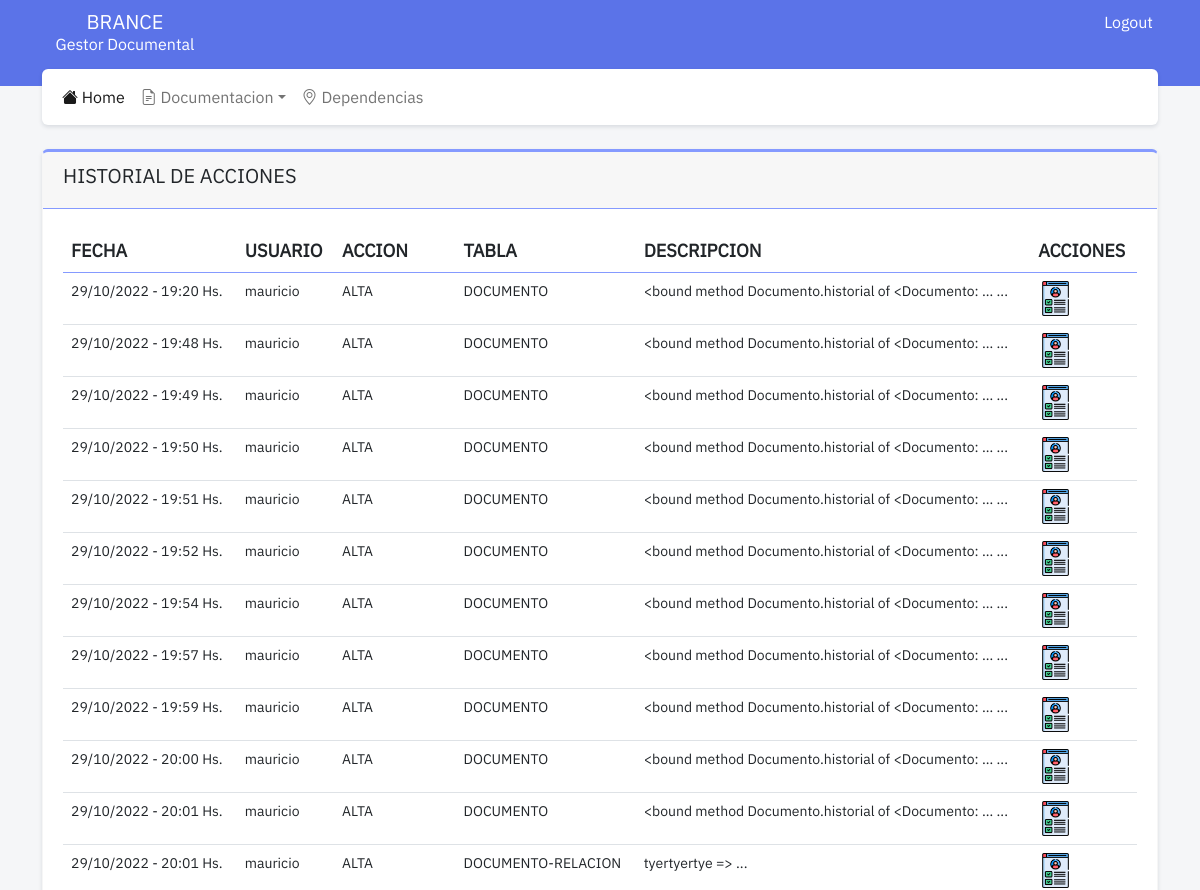
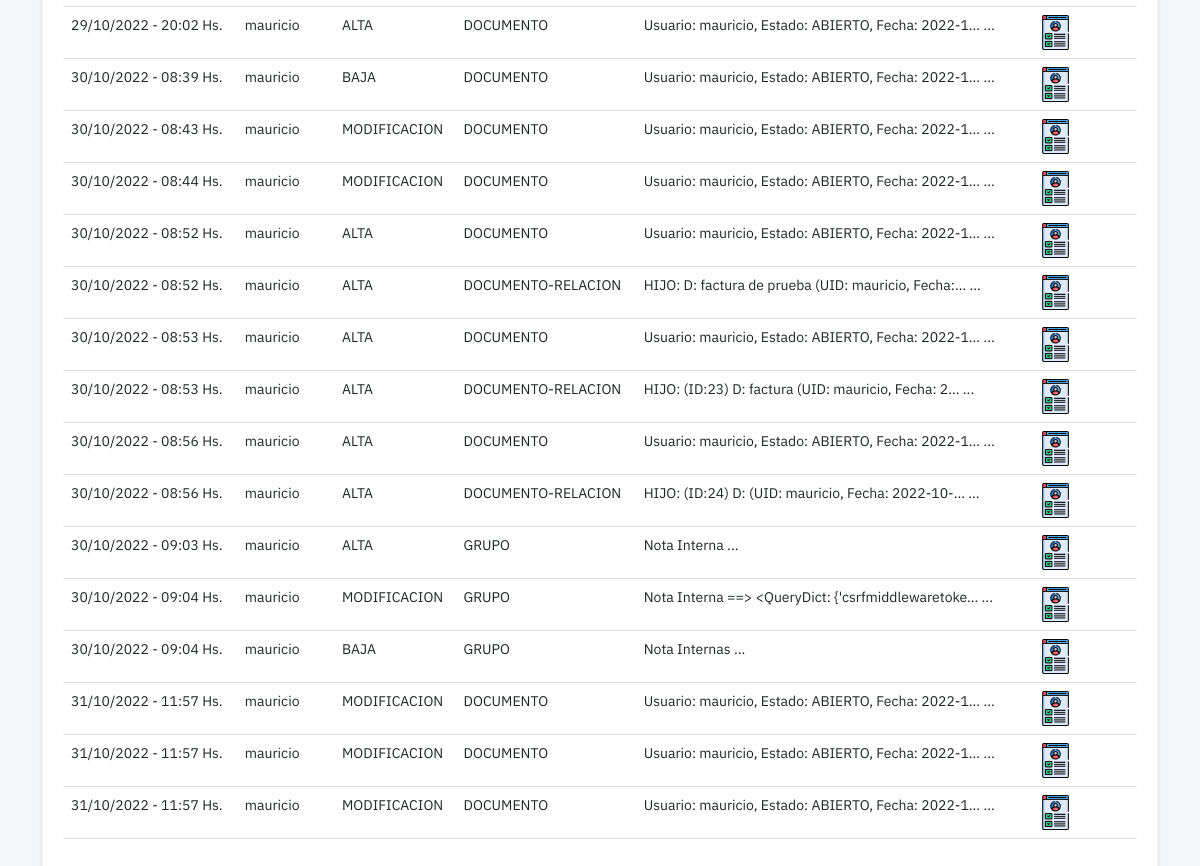
The page /historial/administracion (signed in) on the database its author committed (2 pictures, top to bottom).
### historial/models.py (models this page shows, shortened)
class Historial(models.Model):
    class Meta:
        verbose_name_plural = "Historiales"
    ACCION_CHOICES = [
        ('A', 'ALTA'),
        ('B', 'BAJA'),
        ('M', 'MODIFICACION')
    ]
    fecha = models.DateTimeField(("Fecha y Hora"), auto_now_add=True)
    usuario = models.CharField(("usuario"), max_length=50)
    accion = models.CharField(("Accion"), max_length=50, choices=ACCION_CHOICES)
    tabla = models.CharField(("Tabla"), max_length=50)
    descripcion = models.TextField(("Descripcion"))

### historial/views.py (the view)
# urls.py: path('administracion', views.administracion, name="historial_administracion"),
@login_required()
def administracion(request):
    if request.user.is_staff == False:
        return redirect('documentacion_index')
    historiales = Historial.objects.all()
    context = {
        'historiales': historiales
    }
    return render(request, 'historial_administracion.html', context)

### historial/templates/historial_administracion.html (shortened to what this page needs)
{% extends 'base.html' %}
{% load static %}
{% block content %}
<div class="card card-alternativo">
    <div class="card-header">
      <div class="row">
        <div class="col">
          <h5>HISTORIAL DE ACCIONES</h5>
        </div>
        <div class="col">
        </div>
      </div>
    </div>
    <div class="card-body">
      <table class="table responsive nowrap" id="tabla_principal">
        <thead>
            <tr>
                <th>FECHA</th>
                <th>USUARIO</th>
                <th>ACCION</th>
                <th>TABLA</th>
                <th>DESCRIPCION</th>
                <th>ACCIONES</th>
            </tr>
        </thead>
        <tbody>
            {% for historial in historiales %}
            <tr>
                <td>{{historial.fecha|date:'d/m/Y - H:i'}} Hs.</td>
                <td>{{historial.usuario}}</td>
                <td>{{historial.get_accion_display}}</td>
                <td>{{historial.tabla}}</td>
                <td>{{historial.descripcion|truncatechars:50}} ...</td>
                <td><a href="{% url 'historial_show' historial.id %}" class="imagen" title="Ver"><img width="35px" src="{% static 'assets/iconos/show.png' %}"></a></td>
            </tr>
            {% endfor %}
        </tbody>
      </table>
    </div>
  </div>
{% endblock content %}

### static/css/style.css (style rules this page uses)
:root { --radio: 0.375rem; --table-hover-bg-color: #cfe2ff; --table-hover-color: #084298; --color-tematico-principal: #859aff; --color-tematico-secundario: #5b73e8; }
html * { font-family: ibm-regular !important; }
body { background-color: #f5f6f8; }
.card { margin-bottom: 1.25rem; -webkit-box-shadow: 0 2px 4px rgba(15,34,58,.12); box-shadow: 0 2px 4px rgba(15,34,58,.12); --bs-card-spacer-y: 1.25rem; --bs-card-spacer-x: 1.25rem; --bs-card-title-spacer-y: 0.5rem; --bs-card-border-width: 1px; --bs-card-border-color: #f6f6f6; --bs-card-border-radius: 0.25rem; --bs-card-inner-border-radius: 0.25rem; --bs-card-cap-padding-y: 0.75rem; --bs-card-cap-padding-x: 1.25rem; --bs-card-cap-bg: rgba(0, 0, 0, 0.03); --bs-card-bg: #fff; --bs-card-img-overlay-padding: 1rem; --bs-card-group-margin: 0.625rem; position: relative; flex-direction: column; min-width: 0; height: var(--bs-card-height); word-wrap: break-word; background-color: var(--bs-card-bg); background-clip: border-box; border: var(--bs-card-border-width) solid var(--bs-card-border-color); border-radius: var(--radio); margin-bottom: 1.25rem; border-top: 3px solid var(--color-tematico-principal); }
.card-header { border-bottom: 1px solid var(--color-tematico-principal); }
.card-body { -webkit-box-flex: 1; -ms-flex: 1 1 auto; flex: 1 1 auto; padding: var(--bs-card-spacer-y) var(--bs-card-spacer-x); color: var(--bs-card-color); }
th { border-bottom: 2px solid #859aff; font-size: 18px; }
tbody { font-size: 14px; }

### rows shown on the page
Historial: fecha "29/10/2022 - 19:20", usuario "mauricio", accion "ALTA", tabla "DOCUMENTO", descripcion "<bound method Documento.historial of <Documento: …"
Historial: fecha "29/10/2022 - 19:48", usuario "mauricio", accion "ALTA", tabla "DOCUMENTO", descripcion "<bound method Documento.historial of <Documento: …"
Historial: fecha "29/10/2022 - 19:49", usuario "mauricio", accion "ALTA", tabla "DOCUMENTO", descripcion "<bound method Documento.historial of <Documento: …"
Historial: fecha "29/10/2022 - 19:50", usuario "mauricio", accion "ALTA", tabla "DOCUMENTO", descripcion "<bound method Documento.historial of <Documento: …"
Historial: fecha "29/10/2022 - 19:51", usuario "mauricio", accion "ALTA", tabla "DOCUMENTO", descripcion "<bound method Documento.historial of <Documento: …"
Historial: fecha "29/10/2022 - 19:52", usuario "mauricio", accion "ALTA", tabla "DOCUMENTO", descripcion "<bound method Documento.historial of <Documento: …"
Historial: fecha "29/10/2022 - 19:54", usuario "mauricio", accion "ALTA", tabla "DOCUMENTO", descripcion "<bound method Documento.historial of <Documento: …"
Historial: fecha "29/10/2022 - 19:57", usuario "mauricio", accion "ALTA", tabla "DOCUMENTO", descripcion "<bound method Documento.historial of <Documento: …"
Historial: fecha "29/10/2022 - 19:59", usuario "mauricio", accion "ALTA", tabla "DOCUMENTO", descripcion "<bound method Documento.historial of <Documento: …"
Historial: fecha "29/10/2022 - 20:00", usuario "mauricio", accion "ALTA", tabla "DOCUMENTO", descripcion "<bound method Documento.historial of <Documento: …"
Historial: fecha "29/10/2022 - 20:01", usuario "mauricio", accion "ALTA", tabla "DOCUMENTO", descripcion "<bound method Documento.historial of <Documento: …"
Historial: fecha "29/10/2022 - 20:01", usuario "mauricio", accion "ALTA", tabla "DOCUMENTO-RELACION", descripcion "tyertyertye =>"
Historial: fecha "29/10/2022 - 20:02", usuario "mauricio", accion "ALTA", tabla "DOCUMENTO", descripcion "Usuario: mauricio, Estado: ABIERTO, Fecha: 2022-1…"
Historial: fecha "30/10/2022 - 08:39", usuario "mauricio", accion "BAJA", tabla "DOCUMENTO", descripcion "Usuario: mauricio, Estado: ABIERTO, Fecha: 2022-1…"
Historial: fecha "30/10/2022 - 08:43", usuario "mauricio", accion "MODIFICACION", tabla "DOCUMENTO", descripcion "Usuario: mauricio, Estado: ABIERTO, Fecha: 2022-1…"
Historial: fecha "30/10/2022 - 08:44", usuario "mauricio", accion "MODIFICACION", tabla "DOCUMENTO", descripcion "Usuario: mauricio, Estado: ABIERTO, Fecha: 2022-1…"
Historial: fecha "30/10/2022 - 08:52", usuario "mauricio", accion "ALTA", tabla "DOCUMENTO", descripcion "Usuario: mauricio, Estado: ABIERTO, Fecha: 2022-1…"
Historial: fecha "30/10/2022 - 08:52", usuario "mauricio", accion "ALTA", tabla "DOCUMENTO-RELACION", descripcion "HIJO: D: factura de prueba (UID: mauricio, Fecha:…"
Historial: fecha "30/10/2022 - 08:53", usuario "mauricio", accion "ALTA", tabla "DOCUMENTO", descripcion "Usuario: mauricio, Estado: ABIERTO, Fecha: 2022-1…"
Historial: fecha "30/10/2022 - 08:53", usuario "mauricio", accion "ALTA", tabla "DOCUMENTO-RELACION", descripcion "HIJO: (ID:23) D: factura (UID: mauricio, Fecha: 2…"
Historial: fecha "30/10/2022 - 08:56", usuario "mauricio", accion "ALTA", tabla "DOCUMENTO", descripcion "Usuario: mauricio, Estado: ABIERTO, Fecha: 2022-1…"
Historial: fecha "30/10/2022 - 08:56", usuario "mauricio", accion "ALTA", tabla "DOCUMENTO-RELACION", descripcion "HIJO: (ID:24) D: (UID: mauricio, Fecha: 2022-10-…"
Historial: fecha "30/10/2022 - 09:03", usuario "mauricio", accion "ALTA", tabla "GRUPO", descripcion "Nota Interna"
Historial: fecha "30/10/2022 - 09:04", usuario "mauricio", accion "MODIFICACION", tabla "GRUPO", descripcion "Nota Interna ==> <QueryDict: {'csrfmiddlewaretoke…"
Historial: fecha "30/10/2022 - 09:04", usuario "mauricio", accion "BAJA", tabla "GRUPO", descripcion "Nota Internas"
Historial: fecha "31/10/2022 - 11:57", usuario "mauricio", accion "MODIFICACION", tabla "DOCUMENTO", descripcion "Usuario: mauricio, Estado: ABIERTO, Fecha: 2022-1…"
Historial: fecha "31/10/2022 - 11:57", usuario "mauricio", accion "MODIFICACION", tabla "DOCUMENTO", descripcion "Usuario: mauricio, Estado: ABIERTO, Fecha: 2022-1…"
Historial: fecha "31/10/2022 - 11:57", usuario "mauricio", accion "MODIFICACION", tabla "DOCUMENTO", descripcion "Usuario: mauricio, Estado: ABIERTO, Fecha: 2022-1…"
